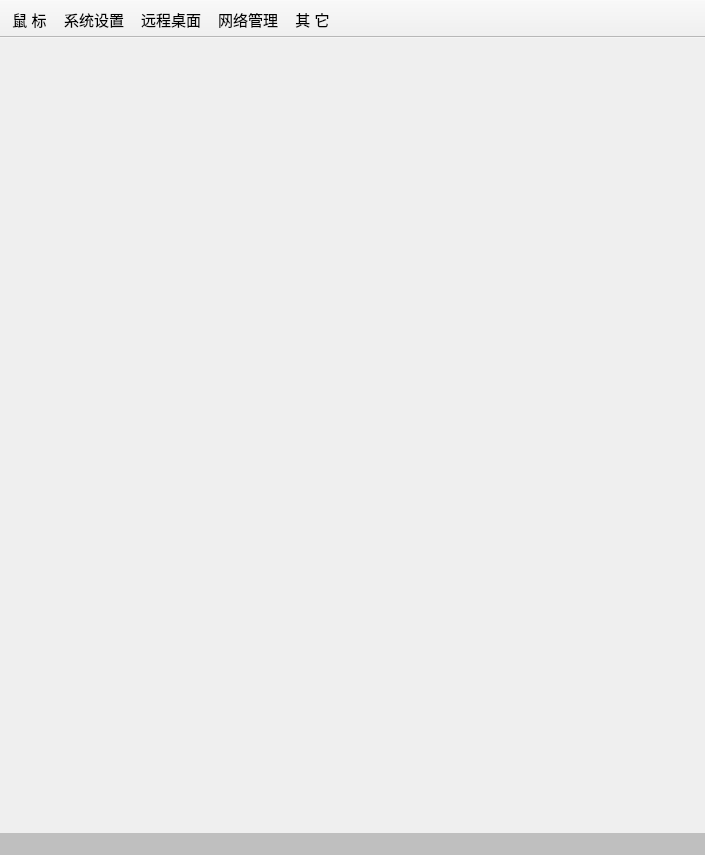
<?xml version="1.0" encoding="UTF-8"?>
<ui version="4.0">
 <class>MainWindow</class>
 <widget class="QMainWindow" name="MainWindow">
  <property name="geometry">
   <rect>
    <x>0</x>
    <y>0</y>
    <width>705</width>
    <height>855</height>
   </rect>
  </property>
  <property name="windowTitle">
   <string>MainWindow</string>
  </property>
  <property name="autoFillBackground">
   <bool>true</bool>
  </property>
  <widget class="QWidget" name="centralWidget">
   <property name="autoFillBackground">
    <bool>true</bool>
   </property>
  </widget>
  <widget class="QStatusBar" name="statusBar">
   <property name="styleSheet">
    <string notr="true">background-color: rgb(191, 191, 191);</string>
   </property>
  </widget>
  <widget class="QToolBar" name="toolBar">
   <property name="font">
    <font>
     <pointsize>10</pointsize>
    </font>
   </property>
   <property name="windowTitle">
    <string>toolBar</string>
   </property>
   <property name="movable">
    <bool>false</bool>
   </property>
   <property name="iconSize">
    <size>
     <width>150</width>
     <height>150</height>
    </size>
   </property>
   <property name="toolButtonStyle">
    <enum>Qt::ToolButtonTextUnderIcon</enum>
   </property>
   <attribute name="toolBarArea">
    <enum>TopToolBarArea</enum>
   </attribute>
   <attribute name="toolBarBreak">
    <bool>false</bool>
   </attribute>
   <addaction name="mouse_action"/>
   <addaction name="sys_action"/>
   <addaction name="remoute_action"/>
   <addaction name="net_action"/>
   <addaction name="other_action"/>
  </widget>
  <action name="mouse_action">
   <property name="checkable">
    <bool>true</bool>
   </property>
   <property name="icon">
    <iconset resource="resource.qrc">
     <normaloff>:/good_images/iOS Styled Icons (13).png</normaloff>:/good_images/iOS Styled Icons (13).png</iconset>
   </property>
   <property name="text">
    <string>鼠 标</string>
   </property>
   <property name="font">
    <font>
     <pointsize>11</pointsize>
     <weight>50</weight>
     <italic>false</italic>
     <bold>false</bold>
     <underline>false</underline>
     <strikeout>false</strikeout>
     <stylestrategy>PreferDefault</stylestrategy>
     <kerning>true</kerning>
    </font>
   </property>
  </action>
  <action name="sys_action">
   <property name="checkable">
    <bool>true</bool>
   </property>
   <property name="icon">
    <iconset resource="resource.qrc">
     <normaloff>:/good_images/iOS Styled Icons (30).png</normaloff>:/good_images/iOS Styled Icons (30).png</iconset>
   </property>
   <property name="text">
    <string>系统设置</string>
   </property>
   <property name="font">
    <font>
     <pointsize>11</pointsize>
     <weight>50</weight>
     <bold>false</bold>
    </font>
   </property>
  </action>
  <action name="remoute_action">
   <property name="checkable">
    <bool>true</bool>
   </property>
   <property name="icon">
    <iconset resource="resource.qrc">
     <normaloff>:/good_images/iOS Styled Icons (18).png</normaloff>:/good_images/iOS Styled Icons (18).png</iconset>
   </property>
   <property name="text">
    <string>远程桌面</string>
   </property>
   <property name="toolTip">
    <string>远程桌面</string>
   </property>
   <property name="font">
    <font>
     <pointsize>11</pointsize>
     <weight>50</weight>
     <bold>false</bold>
    </font>
   </property>
  </action>
  <action name="net_action">
   <property name="checkable">
    <bool>true</bool>
   </property>
   <property name="icon">
    <iconset resource="resource.qrc">
     <normaloff>:/good_images/iOS Styled Icons (23).png</normaloff>:/good_images/iOS Styled Icons (23).png</iconset>
   </property>
   <property name="text">
    <string>网络管理</string>
   </property>
   <property name="toolTip">
    <string>网络管理</string>
   </property>
   <property name="font">
    <font>
     <pointsize>11</pointsize>
     <weight>50</weight>
     <bold>false</bold>
     <stylestrategy>PreferAntialias</stylestrategy>
    </font>
   </property>
  </action>
  <action name="other_action">
   <property name="checkable">
    <bool>true</bool>
   </property>
   <property name="icon">
    <iconset resource="resource.qrc">
     <normaloff>:/good_images/iOS Styled Icons (1).png</normaloff>:/good_images/iOS Styled Icons (1).png</iconset>
   </property>
   <property name="text">
    <string>其 它</string>
   </property>
   <property name="toolTip">
    <string>其 它</string>
   </property>
   <property name="font">
    <font>
     <pointsize>11</pointsize>
     <weight>50</weight>
     <bold>false</bold>
    </font>
   </property>
  </action>
 </widget>
 <layoutdefault spacing="6" margin="11"/>
 <resources>
  <include location="resource.qrc"/>
 </resources>
 <connections/>
</ui>
